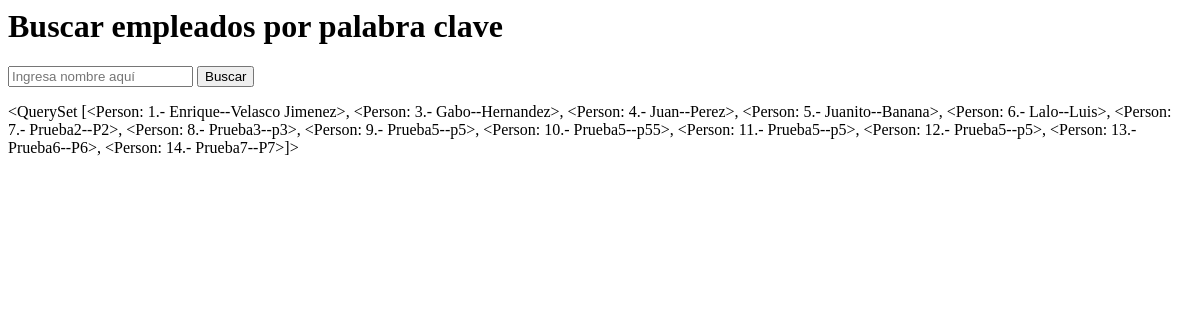
Page /list_by_kword/ on the earlier database version.
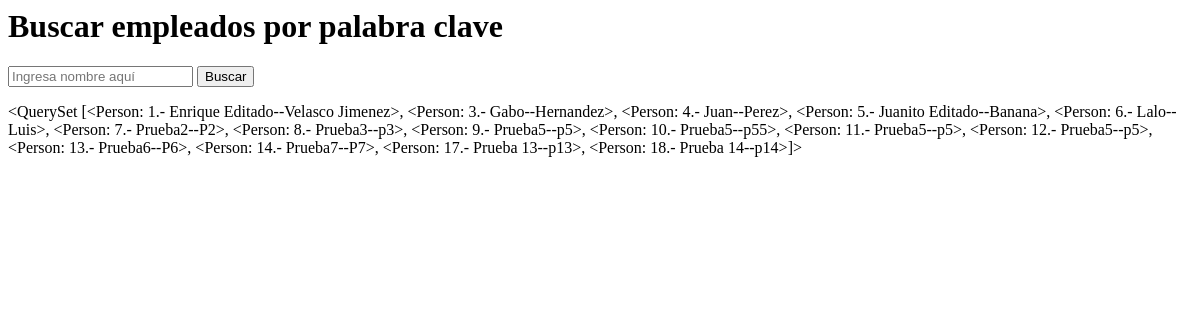
Same page on the later database version.
### apps/persona/models.py (models this page shows, shortened)
class Person(models.Model):
    jobs = [
        ('0', 'Contador'),
        ('1', 'Administrador'),
        ('2', 'Economista'),
        ('3', 'Sistemas'),
        ('4', 'Soporte'),
        ('5', 'Redes'),
        ('6', 'Web'),
        ('7', 'Apps')
    ]
    first_name = models.CharField('Name', max_length=50)
    last_name = models.CharField('Last Name', max_length=50)
    job = models.CharField('Job', max_length=50, choices=jobs)
    department = models.ForeignKey(Department, on_delete=models.CASCADE)
    habilidades = models.ManyToManyField(Habilidades)
    hoja_vida = RichTextField()
    avatar = models.ImageField('Avatar', upload_to='empleados', blank=True, null=True)
    class Meta:
        verbose_name = 'Empleado'
        verbose_name_plural = 'Empleados'
    def __str__(self):
        return str(self.id) + '.- ' + self.first_name + '--' + self.last_name

### apps/persona/views.py (the view)
# urls.py: path('list_by_kword/', views.ListByKeyWord.as_view(), name='list_by_kword'),
class ListByKeyWord(ListView):
    model = Person
    template_name = "Person/listByKeyWord.html"
    context_object_name = 'empleados'
    def get_queryset(self):
        kword = self.request.GET.get('kword', '')
        queryset = Person.objects.filter(
            first_name__contains = kword
        )
        return queryset

### templates/Person/listByKeyWord.html
<h1>Buscar empleados por palabra clave</h1>
<form method="GET">{% csrf_token %}
    <input type="text" name="kword" id="kword" placeholder="Ingresa nombre aquí">
    <button type="submit">Buscar</button>
</form>
{{ empleados }}

Differences in the rows shown:
changed Person: id+first_name+last_name "<QuerySet [<Person: 1.- Enrique--Velasco Jimenez>, <Person: 3.- Gabo--Hernandez>, <Person: 4.- Juan--Perez>, <Person: 5.- Juanito--Banana>, <Person: 6.- Lalo--Luis>, <Person: 7.- Prueba2--P2>, <Person: 8.- Prueba3--p3>, <Person: 9.- Prueba5--p5>, <Person: 10.- Prueba5--p55>, <Person: 11.- Prueba5--p5>, <Person: 12.- Prueba5--p5>, <Person: 13.- Prueba6--P6>, <Person: 14.- Prueba7--P7>]>" → "<QuerySet [<Person: 1.- Enrique Editado--Velasco Jimenez>, <Person: 3.- Gabo--Hernandez>, <Person: 4.- Juan--Perez>, <Person: 5.- Juanito Editado--Banana>, <Person: 6.- Lalo--Luis>, <Person: 7.- Prueba2--P2>, <Person: 8.- Prueba3--p3>, <Person: 9.- Prueba5--p5>, <Person: 10.- Prueba5--p55>, <Person: 11.- Prueba5--p5>, <Person: 12.- Prueba5--p5>, <Person: 13.- Prueba6--P6>, <Person: 14.- Prueba7--P7>, <Person: 17.- Prueba 13--p13>, <Person: 18.- Prueba 14--p14>]>"
